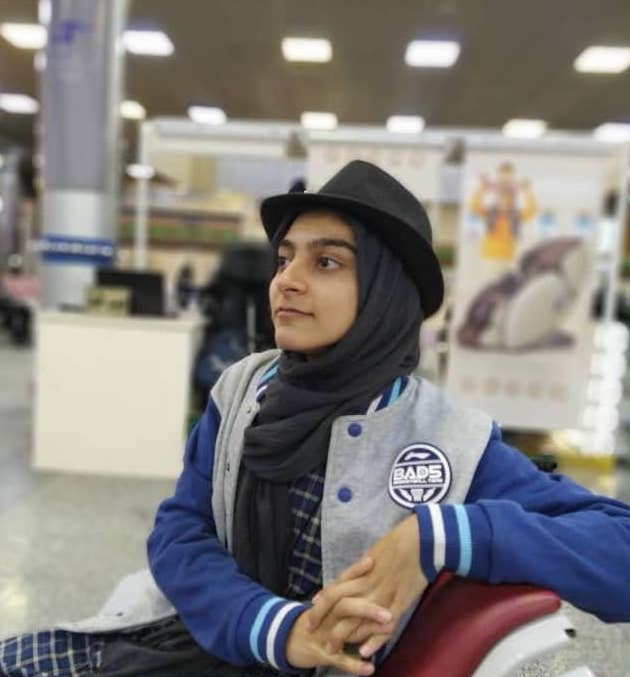
#> input picture Second/me.jpg, 630 x 677 px, found by its file name
$ python HW2_1.py
#> lines starting #> are read from the running program, lines starting #| are printed output that depends on the picture; after the words box and inside, x2 and y2 are one past the last pixel; in counts of white or black regions, pixels touching at a corner belong together
from PIL import Image, ImageOps
import numpy as np

my_image = Image.open('Second/me.jpg').convert('L')
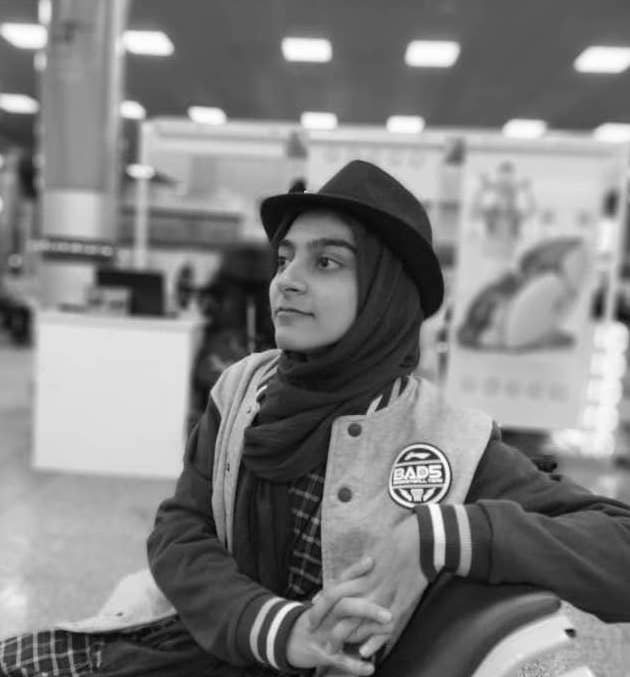
#> my_image: PIL image 630x677 L; min 3, max 255, mean 127.5
my_image.save('Second/me_gray.jpg')
my_image_array_4 = np.array(my_image)
my_image_array_1 = np.array(my_image)
my_image_array_t = np.array(my_image)
my_image_array_s = np.array(my_image)

#1
for i, lst in enumerate(my_image_array_4):
    for j, item  in enumerate(lst):
        k = format(item,'08b')
        n = k[:4]
        m = int(n, 2)
        m = m * 17
        my_image_array_4[i][j] = m

image_4bit = Image.fromarray(my_image_array_4)
image_4bit.save('Second/me_4bit.jpg')

#2
for i, lst in enumerate(my_image_array_1):
    for j, item  in enumerate(lst):
        k = format(item,'08b')
        n = k[:1]
        m = int(n, 2)
        m = m * 255
        my_image_array_1[i][j] = m
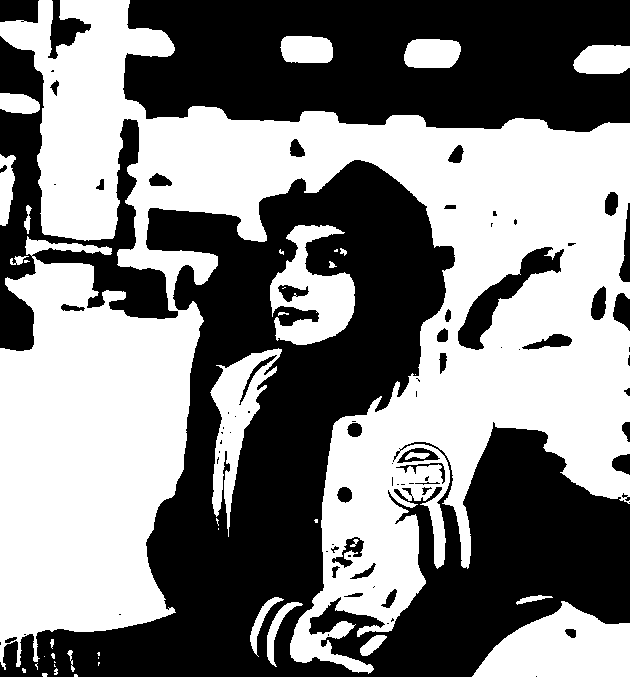
#> my_image_array_1: shape (677, 630); 50.9% white; 82 black regions (40 under 20 px), largest, box (x1, y1, x2, y2) and area: (0, 160, 630, 677) 127846, (123, 0, 630, 132) 55157, (0, 36, 178, 351) 15878

image_1bit = Image.fromarray(my_image_array_1)
image_1bit.save('Second/me_1bit.jpg')

#3
text = 'I am Fatemeh Taher. Currently accepted in Kharazmi university.'
text_binary_two_bits = []
for character in text:
    character_integer = ord(character)
    character_binary = format(character_integer,'08b')
    for i,j in zip(character_binary[0::2],character_binary[1::2]):
        text_binary_two_bits.append(i+j)
#> after the loop, text_binary_two_bits = 248 items, first 6: '01', '00', '10', '01', '00', '10'

for i, lst in enumerate(my_image_array_t):
    o = len(text_binary_two_bits)
    p = 0
    for j, item  in enumerate(lst):
        k = format(item,'08b')
        n = k[:6]
        n = n + text_binary_two_bits[p]
        p += 1
        m = int(n, 2)
        my_image_array_t[i][j] = m
        if p >= o:
            break
    if p >= o:
        break
#> this loop made 1 pass
#> o on pass 1: 248
#> my_image_array_t: shape (677, 630); 0.04% of pixels changed, all inside (x1, y1, x2, y2) = (0, 0, 248, 1)

image_with_text = Image.fromarray(my_image_array_t)
image_with_text.save('Second/me_with_text.jpg')

text_counter = 0
backward_text = ''
for i, lst in enumerate(my_image_array_t):
    o = len(text)*4
    char_counter = 0
    n = ''
    for j, item  in enumerate(lst):
        text_counter += 1
        if (text_counter>o):
            break
        k = format(item,'08b')
        n = n + k[6:]

        char_counter += 1
        if (char_counter==4):
            char_counter = 0
            m = int(n,2)
            char = chr(m)
            n = ''
            backward_text = backward_text + char
    if (text_counter>o):
            break
#> this loop made 1 pass
#> after the loop, char = '.'; m = 46; text_counter = 249

print(f'This is a hidden text: {backward_text}')
#| This is a hidden text: I am Fatemeh Taher. Currently accepted in Kharazmi university.

#4
quarter = my_image_array_s.shape[0]//2
#> quarter = 338
print(my_image_array_s.shape)
#| (677, 630)
for i, lst in enumerate(my_image_array_s[:quarter]):
    for j, item in enumerate(lst[:quarter]):
        k = format(item,'08b')
        n = '0' + k[:7]
        m = int(n, 2)
        m = 255*(m/255)**0.7
        my_image_array_s[i][j] = m
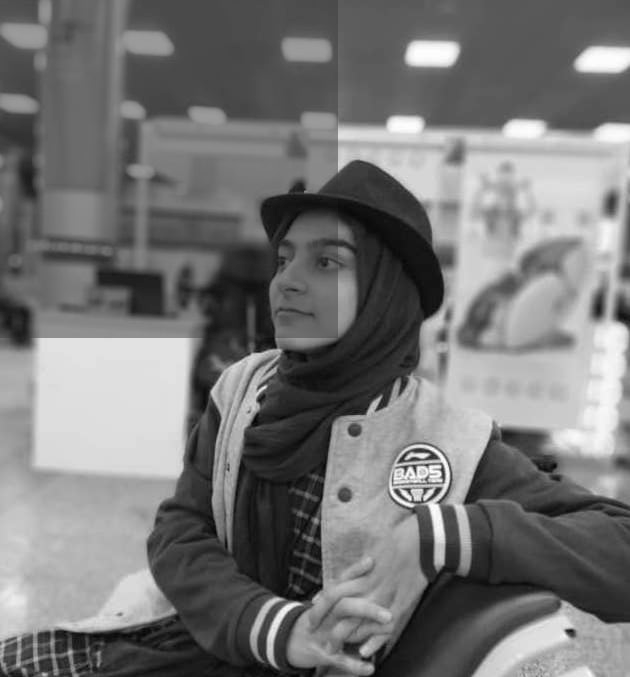
#> my_image_array_s: shape (677, 630); min 3, max 255, mean 118.4

image_with_power = Image.fromarray(my_image_array_s)
image_with_power.save('Second/me_powerlaw.jpg')
